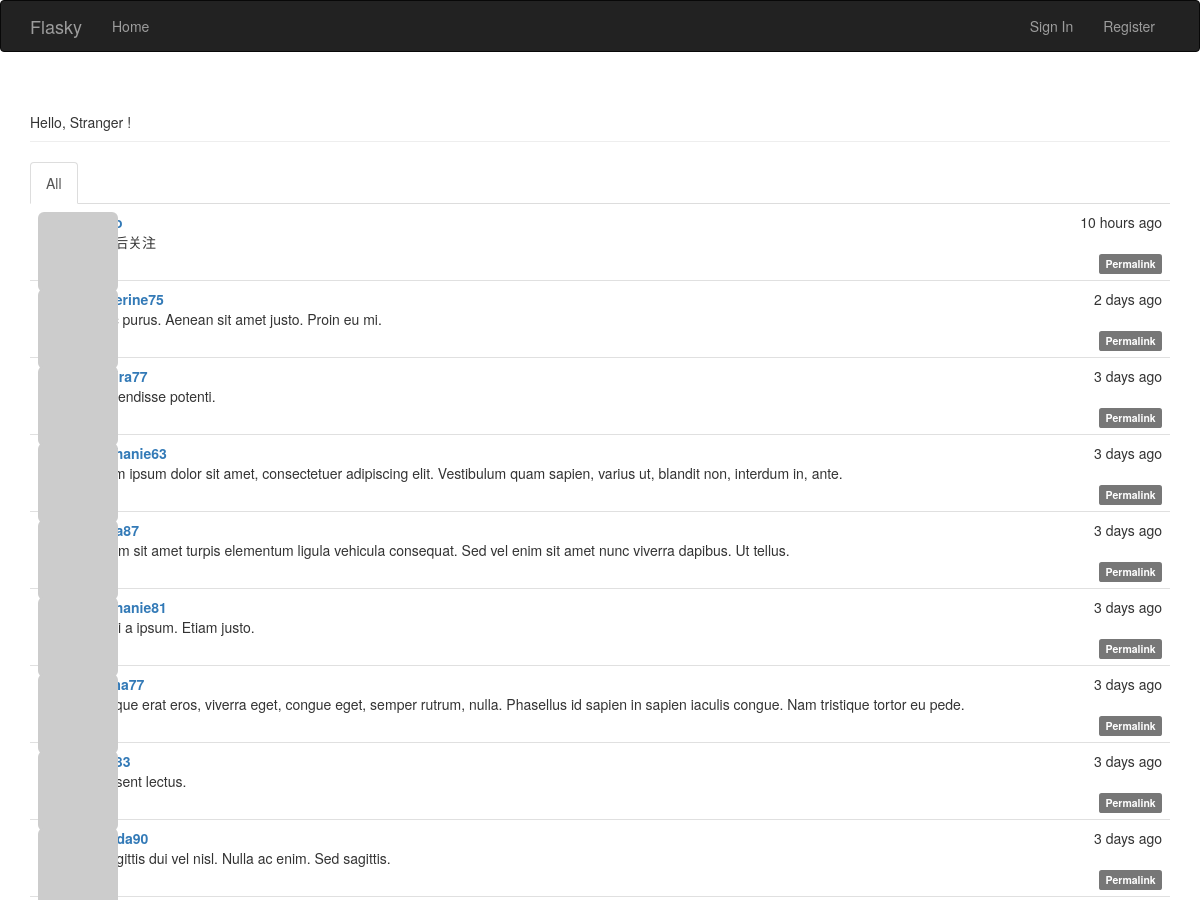
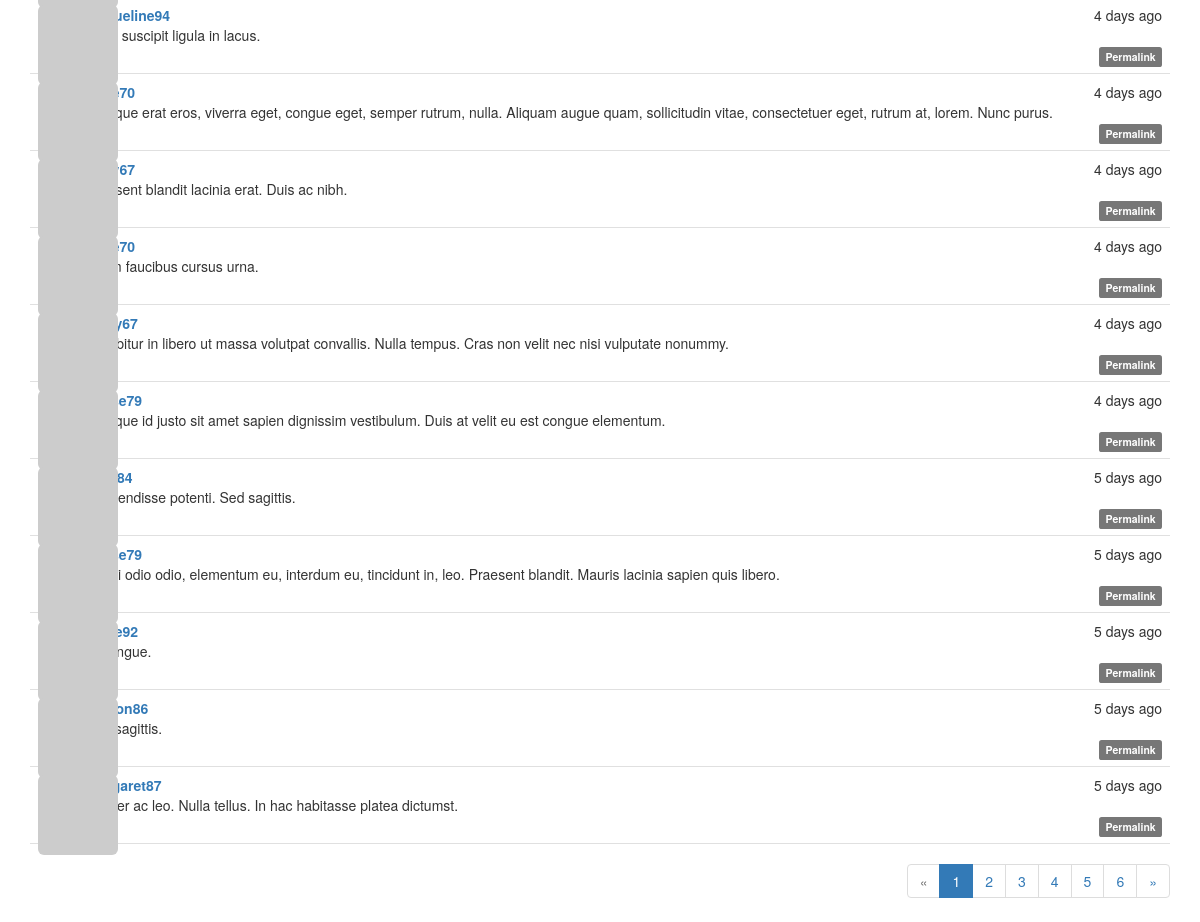
The page / on the database its author committed (2 pictures, top to bottom).
### app/models.py (models this page shows, shortened)
class Post(db.Model):
    id = db.Column(db.Integer, primary_key=True)
    body = db.Column(db.Text)
    timestamp = db.Column(db.DateTime, index=True, default=datetime.utcnow)
    author_id = db.Column(db.Integer, db.ForeignKey('user.id'))
    author = db.relationship('User', backref=db.backref('posts', lazy='dynamic'))
    body_html = db.Column(db.Text)

class User(UserMixin, db.Model):
    id = db.Column(db.Integer, primary_key=True)
    username = db.Column(db.String(64), unique=True, index=True)
    email = db.Column(db.String(64), unique=True, index=True)
    password_hash = db.Column(db.String(128))
    confirmed = db.Column(db.Boolean, default=False)
    role_id = db.Column(db.Integer, db.ForeignKey('role.id'))
    role = db.relationship('Role', backref=db.backref('users', lazy='dynamic'))
    name = db.Column(db.String(64))
    location = db.Column(db.String(64))
    about_me = db.Column(db.Text())
    member_since = db.Column(db.DateTime(), default=datetime.utcnow)
    last_seen = db.Column(db.DateTime(), default=datetime.utcnow)
    avatar_hash = db.Column(db.String(32))
    followed = db.relationship('Follow',
                               foreign_keys=[Follow.follower_id],
                               backref=db.backref('follower', lazy='joined'),
                               lazy='dynamic',
                               cascade='all, delete-orphan')
    followers = db.relationship('Follow',
                                foreign_keys=[Follow.followed_id],
                                backref=db.backref('followed', lazy='joined'),
                                lazy='dynamic',
                                cascade='all, delete-orphan')
    @property
    def password(self):
        raise AttributeError('password is not a readable attribute')
    def gravatar(self, size=100, default='identicon', rating='g'):
        if request.is_secure:
            url = 'https://secure.gravatar.com/avatar'
        else:
            url = 'http://www.gravatar.com/avatar'
        hash = hashlib.md5(self.email.encode('utf-8')).hexdigest()
        return '{url}/{hash}?s={size}&d={default}&r={rating}'.format(url=url, hash=hash, size=size, default=default,
                                                                     rating=rating)

### app/main/views.py (the view)
@main.route('/', methods=['GET', 'POST'])
def index():
    form = PostForm()
    if current_user.can(Permission.WRITE_ARTICLES) and form.validate_on_submit():
        post = Post(body=form.body.data, author=current_user._get_current_object())
        db.session.add(post)
        return redirect(url_for('.index'))
    page = request.args.get('page', 1, type=int)
    show_followed = False
    if current_user.is_authenticated:
        show_followed = bool(request.cookies.get('show_followed', ''))
    if show_followed:
        query = current_user.followed_posts
    else:
        query = Post.query
    pagination = query.order_by(Post.timestamp.desc()).paginate(
        page, per_page=current_app.config['FLASKY_POSTS_PER_PAGE'],
        error_out=False)
    posts = pagination.items
    return render_template('index.html', form=form, posts=posts,
                           show_followed=show_followed, pagination=pagination)

### app/auth/views.py (called while the page is built)
@auth.before_app_request
def before_request():
    if current_user.is_authenticated:
        current_user.ping()
        if not current_user.confirmed and request.endpoint[:5] != 'auth.':
            return redirect(url_for('auth.unconfirmed'))

### app/main/__init__.py (called while the page is built)
@main.app_context_processor
def inject_permissions():
    return dict(Permission=Permission)

### app/models.py (called while the page is built)
    def can(self, permissions):
        return False

    def is_administrator(self):
        return False

### app/templates/index.html (shortened to what this page needs)
{% extends "base.html" %}
{% import "bootstrap/wtf.html" as wtf %}
{% import "_macros.html" as macros %}
{% block page_content %}
    <div class="page-header">
        Hello,
        {% if current_user.is_authenticated %}
            {{ current_user.username }}
        {% else %}
            Stranger
        {% endif %}!
    </div>
    <div class="post-tabs">
        <ul class="nav nav-tabs">
            <li{% if not show_followed %} class="active"{% endif %}><a href="{{ url_for('.show_all') }}">All</a></li>
        </ul>
        {% include '_posts.html' %}
    </div>
    {% if pagination %}
        <div class="pagination">
            {{ macros.pagination_widget(pagination, '.index') }}
        </div>
    {% endif %}
{% endblock %}

### app/templates/_posts.html (shortened to what this page needs)
<ul class="posts">
    {% for post in posts %}
        <li class="post">
            <div class="post-thumbnail">
                <a href="{{ url_for('.user', username=post.author.username) }}">
                    <img class="img-rounded profile-thumbnail" src="{{ post.author.gravatar(size=40) }}">
                </a>
            </div>
            <div class="post-content">
                <div class="post-date">{{ moment(post.timestamp).fromNow() }}</div>
                <div class="post-author"><a
                        href="{{ url_for('.user', username=post.author.username) }}">{{ post.author.username }}</a>
                </div>
                <div class="post-body">
                    {% if post.body_html %}
                        {{ post.body_html | safe }}
                    {% else %}
                        {{ post.body }}
                    {% endif %}
                </div>
                <div class="post-footer">
                    <a href="{{ url_for('.post', id=post.id) }}">
                        <span class="label label-default">Permalink</span>
                    </a>
                </div>
            </div>
        </li>
    {% endfor %}
</ul>

### app/static/styles.css (style rules this page uses)
.profile-thumbnail { position: absolute; }
div.post-tabs { margin-top: 16px; }
ul.posts { list-style-type: none; padding: 0px; margin: 16px 0px 0px 0px; border-top: 1px solid #e0e0e0; }
div.post-tabs ul.posts { margin: 0px; border-top: none; }
ul.posts li.post { padding: 8px; border-bottom: 1px solid #e0e0e0; }
div.post-date { float: right; }
div.post-author { font-weight: bold; }
div.post-thumbnail { position: absolute; }
div.post-content { margin-left: 48px; min-height: 48px; }
div.post-footer { text-align: right; }
div.pagination { width: 100%; text-align: right; padding: 0px; margin: 0px; }

### rows shown on the page
Post: timestamp "10 hours ago", body "测试后关注"
Post: timestamp "2 days ago", author.username "katherine75", body "Nunc purus. Aenean sit amet justo. Proin eu mi."
Post: timestamp "3 days ago", body "Suspendisse potenti."
Post: timestamp "3 days ago", author.username "stephanie63", body "Lorem ipsum dolor sit amet, consectetuer adipiscing elit. Vestibulum quam sapien, varius ut, blandit non, interdum in, ante."
Post: timestamp "3 days ago", body "Nullam sit amet turpis elementum ligula vehicula consequat. Sed vel enim sit amet nunc viverra dapibus. Ut tellus."
Post: timestamp "3 days ago", author.username "stephanie81", body "Morbi a ipsum. Etiam justo."
Post: timestamp "3 days ago", body "Quisque erat eros, viverra eget, congue eget, semper rutrum, nulla. Phasellus id sapien in sapien iaculis congue. Nam tristique tortor eu pede."
Post: timestamp "3 days ago", body "Praesent lectus."
Post: timestamp "3 days ago", body "In sagittis dui vel nisl. Nulla ac enim. Sed sagittis."
Post: timestamp "4 days ago", author.username "jacqueline94", body "Nulla suscipit ligula in lacus."
Post: timestamp "4 days ago", body "Quisque erat eros, viverra eget, congue eget, semper rutrum, nulla. Aliquam augue quam, sollicitudin vitae, consectetuer eget, rutrum at, lorem. Nunc purus."
Post: timestamp "4 days ago", body "Praesent blandit lacinia erat. Duis ac nibh."
Post: timestamp "4 days ago", body "Etiam faucibus cursus urna."
Post: timestamp "4 days ago", body "Curabitur in libero ut massa volutpat convallis. Nulla tempus. Cras non velit nec nisi vulputate nonummy."
Post: timestamp "4 days ago", body "Quisque id justo sit amet sapien dignissim vestibulum. Duis at velit eu est congue elementum."
Post: timestamp "5 days ago", body "Suspendisse potenti. Sed sagittis."
Post: timestamp "5 days ago", body "Morbi odio odio, elementum eu, interdum eu, tincidunt in, leo. Praesent blandit. Mauris lacinia sapien quis libero."
Post: timestamp "5 days ago", body "In congue."
Post: timestamp "5 days ago", body "Sed sagittis."
Post: timestamp "5 days ago", author.username "margaret87", body "Integer ac leo. Nulla tellus. In hac habitasse platea dictumst."

### other values the page prints
{{ p }} "1"
{{ p }} "2" "3" "4" "5" "6"
